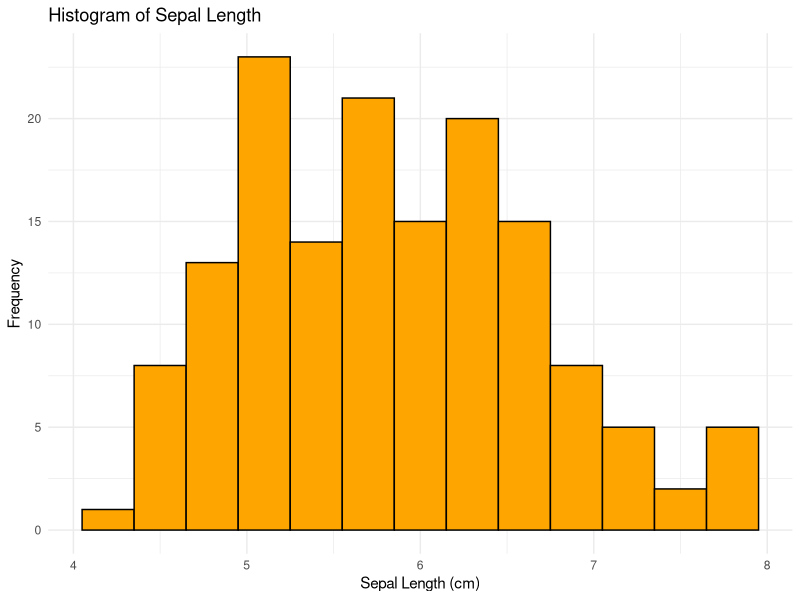

Write the R code that produced this figure.
# Install ggplot2 (if not already installed)
install.packages("ggplot2")
# Load the ggplot2 package
library(ggplot2)
# Histogram of Sepal Length
ggplot(data = iris, aes(x = Sepal.Length)) +
  geom_histogram(binwidth = 0.3, fill = "orange", color = "black") + # Addshistogram bars
labs(title = "Histogram of Sepal Length",
     x = "Sepal Length (cm)",
     y = "Frequency") +
  theme_minimal()